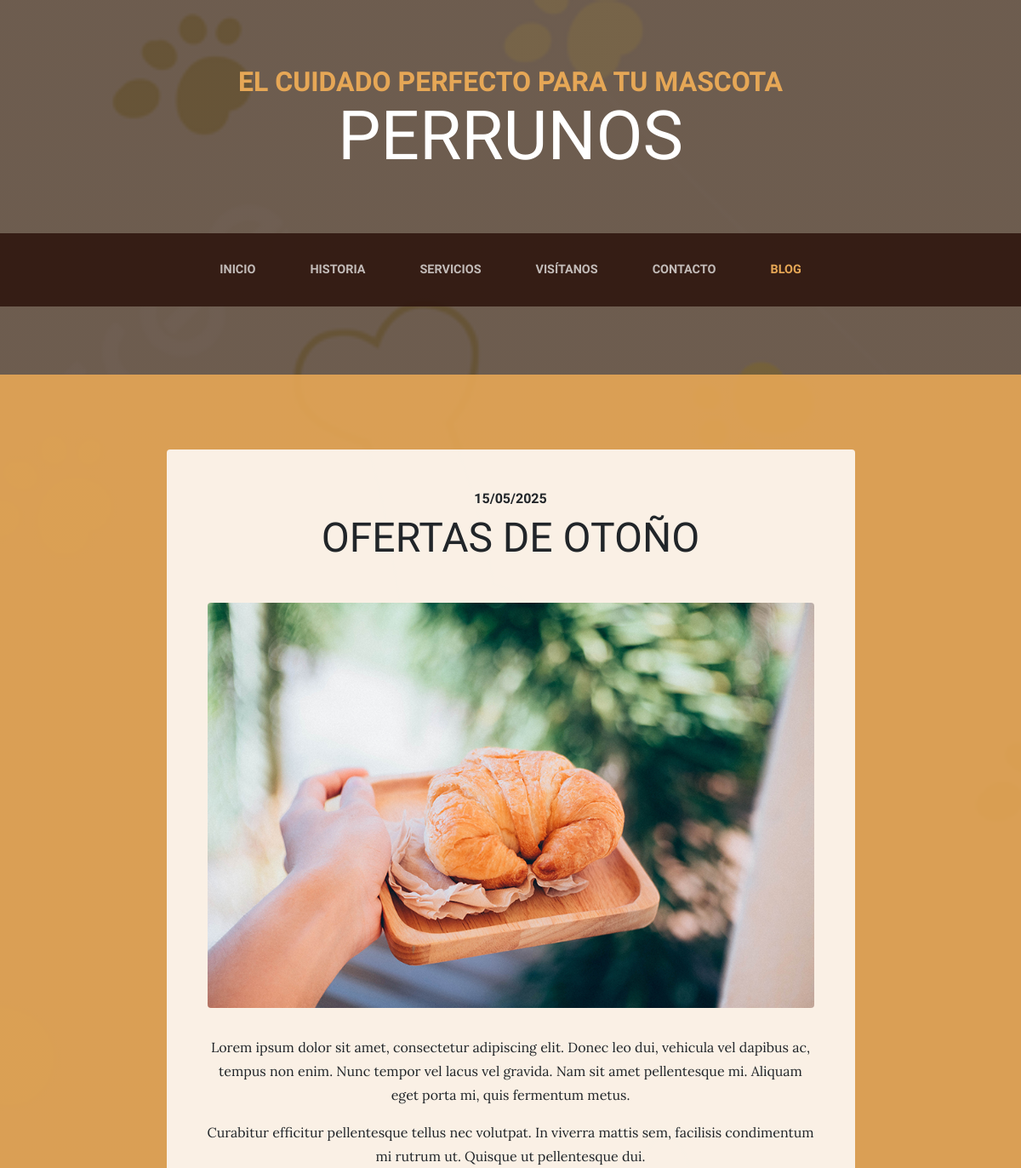
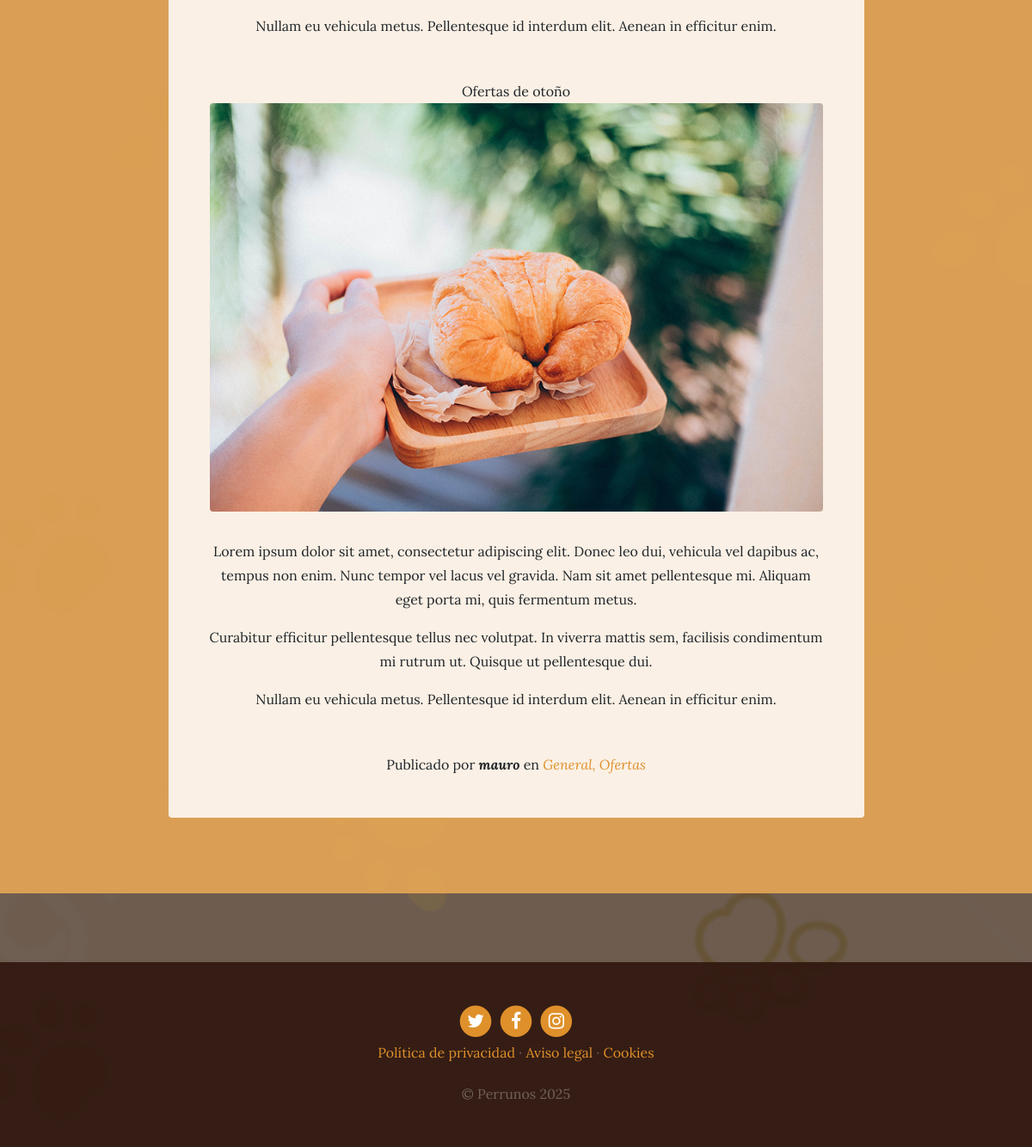
/blog/, run on an earlier commit of the app's database (2 pictures, top to bottom).
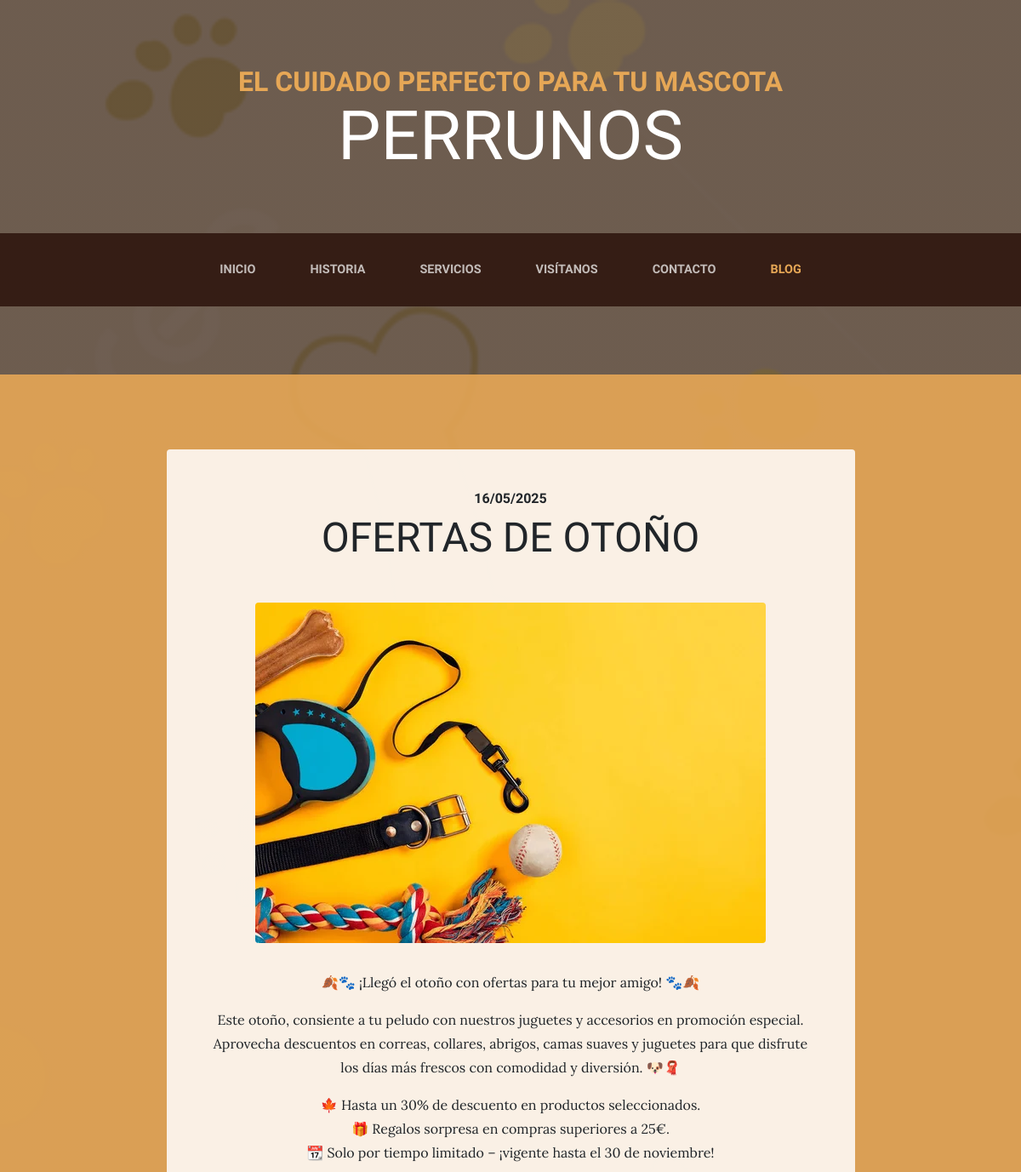
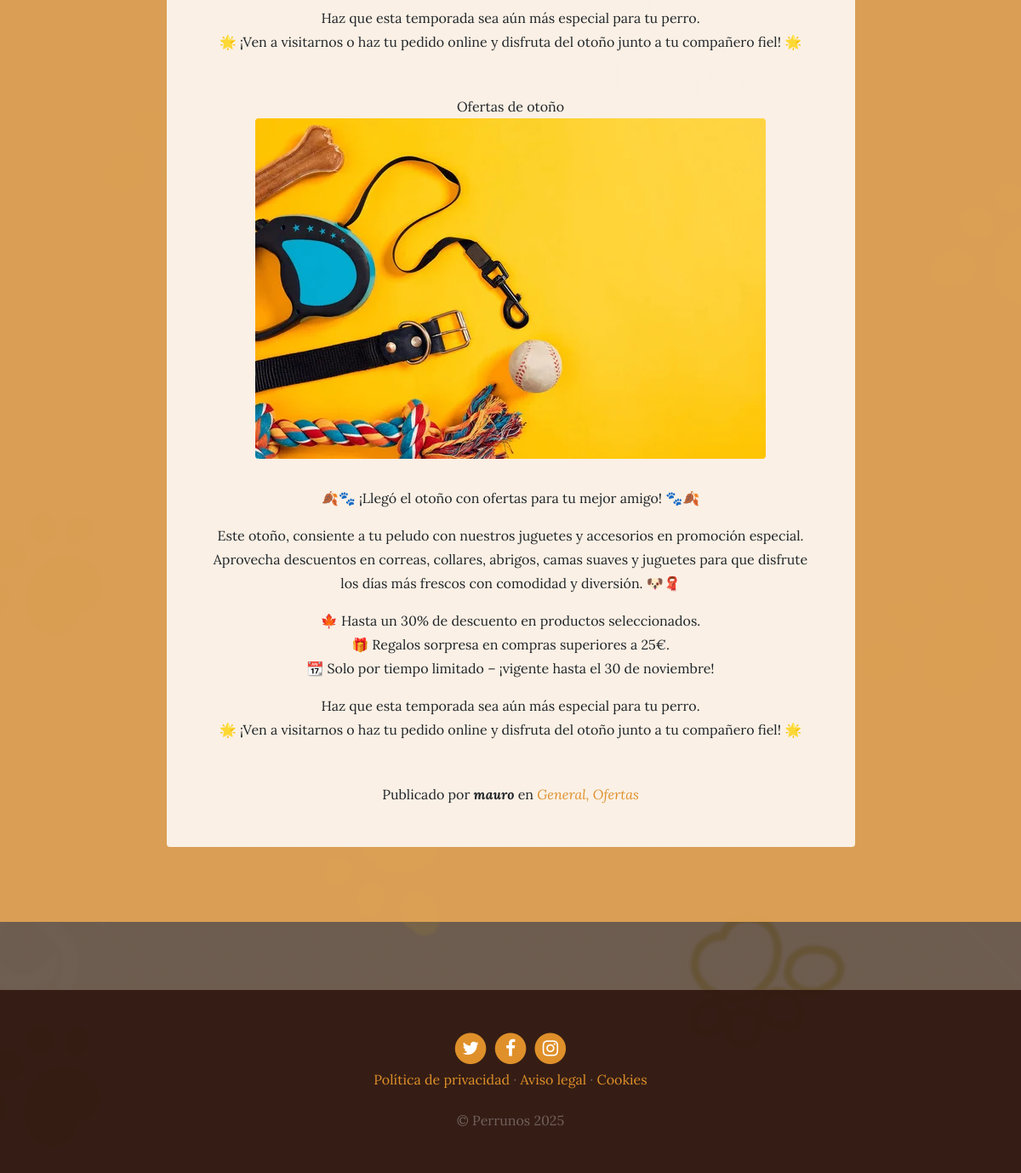
And on a later commit of the database (2 pictures, top to bottom).
### blog/models.py (models this page shows, shortened)
class Post(models.Model):
    title = models.CharField(max_length=200, verbose_name="Título")
    content = models.TextField(verbose_name="Contenido")
    published = models.DateTimeField(verbose_name="Fecha de publicación", default=now)
    image = models.ImageField(verbose_name="Imágen", upload_to="blog", null=True, blank=True)
    author = models.ForeignKey(User, verbose_name="Autor", on_delete=models.CASCADE) #borrara en cascada todas las entradas del author, relacionamos auth con el post
    categories = models.ManyToManyField(Category, verbose_name="Categorías", related_name="get_posts")
    created = models.DateTimeField(auto_now_add=True, verbose_name="Fecha de creación")
    updated = models.DateTimeField(auto_now=True, verbose_name="fecha de edición")
    class Meta:
        verbose_name = "entrada"
        verbose_name_plural = "entradas"
        ordering = ['-created']

class Category(models.Model):
    name = models.CharField(max_length=100, verbose_name="Nombre")
    created = models.DateTimeField(auto_now_add=True, verbose_name="Fecha de creación")
    updated = models.DateTimeField(auto_now=True, verbose_name="fecha de edición")
    class Meta:
        verbose_name = "categoría"
        verbose_name_plural = "categorías"
        ordering = ['-created']

### blog/views.py (the view)
# urls.py: path('', views.blog, name="blog"),
def blog(request):
    posts = Post.objects.all() #recupero todos los mensajes
    return render(request, "blog/blog.html", {'posts':posts}) #los paso al template en el diccionario de contexto en un campo 'posts' y le paso la lista (queryset)

### pages/processors.py (called while the page is built)
def normalize_key(text):
    text = text.lower()
    text = unicodedata.normalize('NFKD', text).encode('ascii', 'ignore').decode('ascii')
    text = text.replace(" ", "_")
    return text

def context_dict_page(request):
    pages = Page.objects.all()
    return {
        'all_pages': {
            normalize_key(page.title): page for page in pages
        }
    }

### social/processors.py (called while the page is built)
def context_dict_link(request):
    context = {}
    links = Link.objects.all()
    for link in links:
        context[link.key] = link.url
    return context

### blog/templates/blog/blog.html (shortened to what this page needs)
{% extends 'core/base.html' %}
{% load static %}
{% block content %}
{% for post in posts %}
<section class="page-section cta">
  <div class="container">
    <div class="row">
      <div class="col-xl-9 mx-auto">
        <div class="cta-innerv text-center rounded">
          <h2 class="section-heading mb-5">
            <span class="section-heading-upper">{{post.published|date:"SHORT_DATE_FORMAT"}}</span>
            <span class="section-heading-lower">{{post.title}}</span>
          </h2>
          <p class="mb-0">
            <img class="mx-auto d-flex rounded img-fluid mb-3 mb-lg-0" src="{{post.image.url}}" alt="">
          </p>
          <p class="mb-0 mbt">{{post.content|linebreaks}}</p>
          <p class="mb-0 mbt">
            <span class="section-heading-lower">{{post.title}}</span>
          <p class="mb-0">
            <img class="mx-auto d-flex rounded img-fluid mb-3 mb-lg-0" src="{{post.image.url}}" alt="">
          </p>
          <p class="mb-0 mbt">{{post.content|linebreaks}}</p>
          <p class="mb-0 mbt">
            <span class="section-heading-under">Publicado por <em><b>{{post.author}}</b></em> en
            <em>
            {% for category in post.categories.all %}
            <a href="{% url 'category' category.id %}" class="link">{{category.name}}{% if not forloop.last %},{% endif %}
            {% endfor %}
            </em>
            </span>
          </p>
        </div>
      </div>
    </div>
  </div>
</section>
{% endfor %}
{% endblock %}

### core/templates/core/base.html (shortened to what this page needs)
<!DOCTYPE html>
<html lang="es">
  <head>
    {% load static %}
    <link href="{% static 'core/vendor/bootstrap/css/bootstrap.min.css' %}" rel="stylesheet">
    <link href="{% static 'core/vendor/font-awesome/css/font-awesome.min.css' %}" rel="stylesheet" type="text/css">
    <link href="{% static 'core/css/business-casual.css' %}" rel="stylesheet">
  </head>
  <body>
    <h1 class="site-heading text-center text-white d-none d-lg-block">
      <span class="site-heading-upper text-primary mb-3">El cuidado perfecto para tu mascota</span>
      <span class="site-heading-lower">Perrunos</span>
    </h1>
    <nav class="navbar navbar-expand-lg navbar-dark py-lg-4" id="mainNav">
      <div class="container">
        <div class="collapse navbar-collapse" id="navbarResponsive">
          <ul class="navbar-nav mx-auto">
            <li class="nav-item px-lg-4 {% if request.path == '/' %}active{% endif %}">
              <a class="nav-link text-uppercase text-expanded" href="{% url 'home' %}">Inicio</a>
            </li>
            <li class="nav-item px-lg-4 {% if request.path == '/about/' %}active{% endif %}">
              <a class="nav-link text-uppercase text-expanded" href="{% url 'about' %}">Historia</a>
            </li>
            <li class="nav-item px-lg-4 {% if request.path == '/services/' %}active{% endif %}">
              <a class="nav-link text-uppercase text-expanded" href="{% url 'services' %}">Servicios</a>
            </li>
            <li class="nav-item px-lg-4 {% if request.path == '/store/' %}active{% endif %}">
              <a class="nav-link text-uppercase text-expanded" href="{% url 'store' %}">Visítanos</a>
            </li>
            <li class="nav-item px-lg-4 {% if request.path == '/contact/' %}active{% endif %}">
              <a class="nav-link text-uppercase text-expanded" href="{% url 'contact' %}">Contacto</a>
            </li>
            <li class="nav-item px-lg-4 {% if request.path|slice:":6" == '/blog/' %}active{% endif %}">
              <a class="nav-link text-uppercase text-expanded" href="{% url 'blog' %}">Blog</a>
            </li>
          </ul>
        </div>
      </div>
    </nav>
    {% block content %} {% endblock %}
    <footer class="footer text-faded text-center py-5">
      <div class="container">
        <p class="m-0">
          {% if LINK_TWITTER %}
	        <a href="{{LINK_TWITTER}}" class="link">
	          <span class="fa-stack fa-lg">
	            <i class="fa fa-circle fa-stack-2x"></i>
	            <i class="fa fa-twitter fa-stack-1x fa-inverse"></i>
	          </span>
          {% endif %}
	        </a>
          {% if LINK_FACEBOOK %}
	        <a href="{{LINK_FACEBOOK}}" class="link">
	          <span class="fa-stack fa-lg">
	            <i class="fa fa-circle fa-stack-2x"></i>
	            <i class="fa fa-facebook fa-stack-1x fa-inverse"></i>
	          </span>
	        {% endif %}
          </a>
          {% if LINK_INSTAGRAM %}
	        <a href="{{LINK_INSTAGRAM}}" class="link">
	          <span class="fa-stack fa-lg">
	            <i class="fa fa-circle fa-stack-2x"></i>
	            <i class="fa fa-instagram fa-stack-1x fa-inverse"></i>
	          </span>
	        {% endif %}
          </a>
	    </p>
        <p class="m-0">
    {% if all_pages.politica_de_privacidad %}
        <a href="{% url 'page' all_pages.politica_de_privacidad.id %}" class="link">Política de privacidad</a> ·
    {% endif %}
    {% if all_pages.aviso_legal %}
        <a href="{% url 'page' all_pages.aviso_legal.id %}" class="link">Aviso legal</a> ·
    {% endif %}
    {% if all_pages.cookies %}
        <a href="{% url 'page' all_pages.cookies.id %}" class="link">Cookies</a>
    {% endif %}
</p>
        <p class="m-0 mbt1">&copy; Perrunos 2025</p>
      </div>
	</footer>
  </body>
</html>

### core/static/core/css/business-casual.css (style rules this page uses)
body { font-family: 'Lora'; background: linear-gradient(rgba(47, 23, 15, 0.65), rgba(47, 23, 15, 0.65)), url("../img/bg.jpg"); background-attachment: fixed; background-position: center; background-size: cover; }
h1, h2, h3, h4, h5, h6 { font-family: 'Raleway'; }
p { line-height: 1.75; }
.text-faded { color: rgba(255, 255, 255, 0.3); }
.site-heading { margin-top: 5rem; margin-bottom: 5rem; text-transform: uppercase; line-height: 1; font-family: 'Raleway'; }
.site-heading .site-heading-upper { display: block; font-size: 2rem; font-weight: 800; }
.site-heading .site-heading-lower { font-size: 5rem; font-weight: 100; line-height: 4rem; }
.page-section { margin-top: 5rem; margin-bottom: 5rem; }
.section-heading { text-transform: uppercase; }
.section-heading .section-heading-upper { display: block; font-size: 1rem; font-weight: 800; padding-bottom:.5rem; }
.section-heading .section-heading-lower { display: block; font-size: 3rem; font-weight: 100; }
#mainNav { background-color: rgba(47, 23, 15, 0.9); font-family: 'Raleway'; }
#mainNav .navbar-nav .nav-item .nav-link { color: rgba(255, 255, 255, 0.7); font-weight: 800; }
#mainNav .navbar-nav .nav-item.active .nav-link { color: #e6a756; }
@media (min-width: 992px) { #mainNav .navbar-nav .nav-item .nav-link { font-size: 0.9rem; } }
.cta { padding-top: 5rem; padding-bottom: 5rem; background-color: rgba(230, 167, 86, 0.9); }
.cta .cta-innerv { position: relative; padding: 3rem; margin: 0.5rem; background-color: rgba(255, 255, 255, 0.85); }
.footer { background-color: rgba(47, 23, 15, 0.9); }
.text-primary { color: #e6a756 !important; }
.mbt { padding-top: 2rem; }
.mbt1 { padding-top: 1.25rem; }
a.link { color: #df902a; }

What changed in the data, as far as the page shows it:
removed Post: published "15/05/2025", title "OFERTAS DE OTOÑO", image (picture), content "Lorem ipsum dolor sit amet, consectetur adipiscing elit. Donec leo dui, vehicula vel dapibus ac, tempus non enim. Nunc tempor vel lacus vel gravida. Nam sit amet pellentesque mi. Aliquam eget porta mi, quis fermentum metus. Curabitur efficitur pellentesque tellus nec volutpat. In viverra mattis sem, facilisis condimentum mi rutrum ut. Quisque ut pellentesque dui. Nullam eu vehicula metus. Pellentesque id interdum elit. Aenean in efficitur enim.", title "Ofertas de otoño", author "mauro", Category (name "General"), Category (name "Ofertas")
added Post: published "16/05/2025", title "OFERTAS DE OTOÑO", image (picture), content "🍂🐾 ¡Llegó el otoño con ofertas para tu mejor amigo! 🐾🍂 Este otoño, consiente a tu peludo con nuestros juguetes y accesorios en promoción especial. Aprovecha descuentos en correas, collares, abrigos, camas suaves y juguetes para que disfrute los días más frescos con comodidad y diversión. 🐶🧣 🍁 Hasta un 30% de descuento en productos seleccionados. 🎁 Regalos sorpresa en compras superiores a 25€. 📆 Solo por tiempo limitado – ¡vigente hasta el 30 de noviembre! Haz que esta temporada sea aún más especial para tu perro. 🌟 ¡Ven a visitarnos o haz tu pedido online y disfruta del otoño junto a tu compañero fiel! 🌟", title "Ofertas de otoño", author "mauro", Category (name "General"), Category (name "Ofertas")
